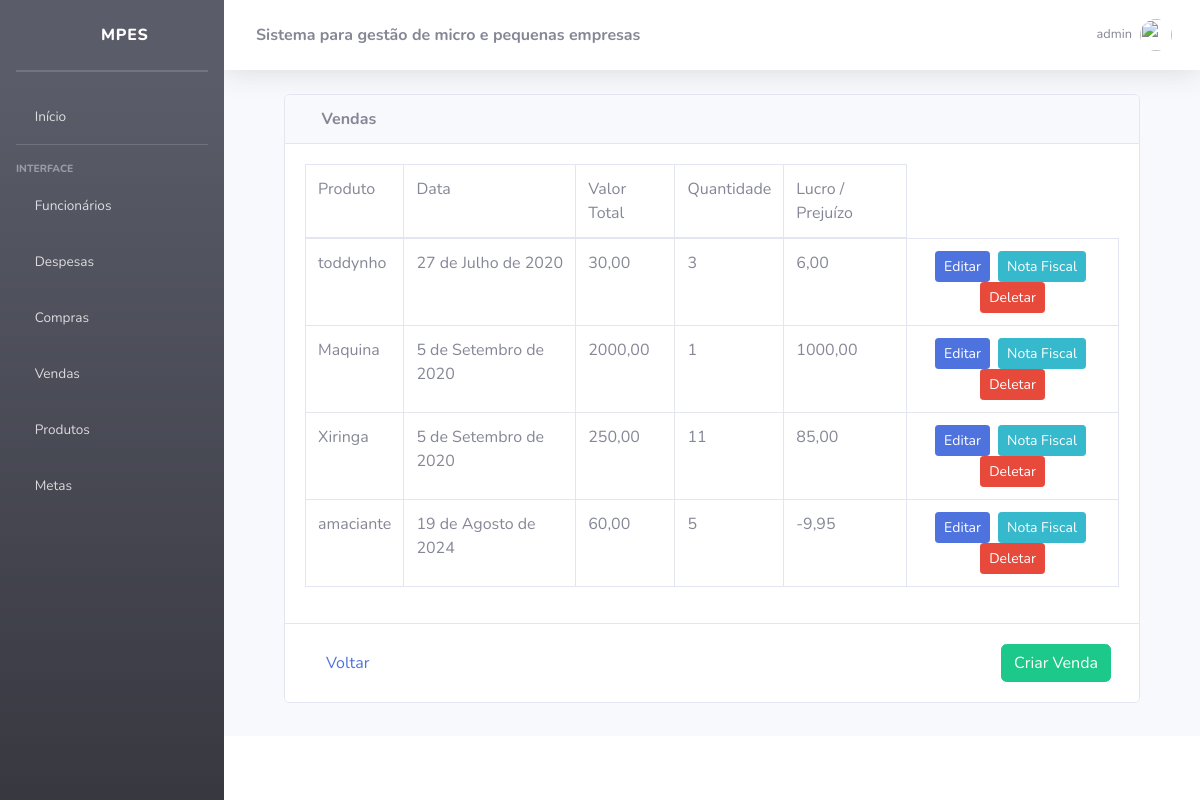
The app's page /venda/ (signed in), older data.
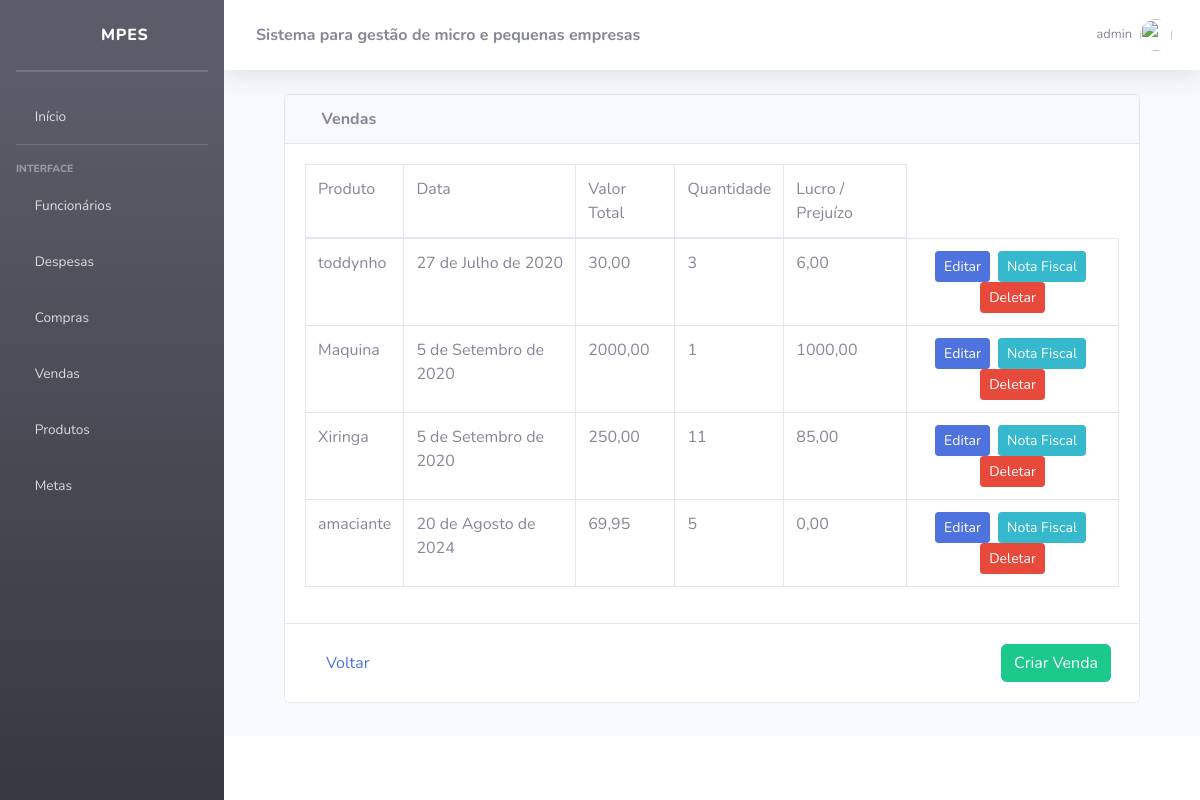
The same page, newer data.
### venda/models.py (models this page shows, shortened)
class Venda(models.Model):
    produto = models.ForeignKey(Produto, on_delete=models.CASCADE)
    data = models.DateField()
    valorTotal = models.DecimalField(max_digits=10, decimal_places=2)
    quantidadeProduto = models.PositiveIntegerField()
    def lucro(self):
        valor_unitario_venda = self.valorTotal / self.quantidadeProduto
        lucro_por_unidade = valor_unitario_venda - self.produto.valorCompra
        return lucro_por_unidade * self.quantidadeProduto

### produtos/models.py (models this page shows)
class Produto(models.Model):
    nome = models.CharField(max_length=100)
    unidadeMedida = models.CharField(max_length=20)
    codDeBarra = models.CharField(max_length=50)
    valorVenda = models.DecimalField(max_digits=10, decimal_places=2, null=True, blank=True)
    valorCompra = models.DecimalField(max_digits=10, decimal_places=2)
    quantidade = models.IntegerField()
    def __str__(self):
        return self.nome

### venda/views.py (the view)
# urls.py: path("", views.listartudo, name="listarCompra"),
@group_required('vendedor')
@login_required
def listartudo(request):
    create_groups()
    user = request.user.username
    venda = Venda.objects.all()
    return render(request, "venda/listartudo.html", {'venda': venda, 'user':user })

### MPEs/utils.py (called while the page is built, shortened)
def group_required(groups, login_url=None, raise_exception=False):
    def check_perms(user):
        if user.is_superuser:
            return True
    return user_passes_test(check_perms, login_url=login_url)

def create_groups():
    if not Group.objects.exists():
        groupAdmin = Group(name='vendedor')
        groupAdmin.save()
        groupAdmin = Group(name='caixa')
        groupAdmin.save()
        groupAdmin = Group(name='administrador')
        groupAdmin.save()

### templates/venda/listartudo.html
{% extends 'base.html' %}
{% block content %}
  <div class="container">
    <div class="row m-0">
      <div class="col-12">
        <div class="card">
          <div class="card-header ml-0">
            <i class="fas fa-receipt"></i>
           <strong>Vendas</strong>
          </div>
          <div class="card-body">
            <div class="table-responsive">
              <table class="table table-bordered" id="dataTable" width="100%" cellspacing="0">
                <thead>
                  <tr>
                    <td>Produto</td>
                    <td>Data</td>
                    <td>Valor Total</td>
                    <td>Quantidade</td>
                    <td>Lucro / Prejuízo</td>
                  </tr>
                </thead>
                <tbody>
                  {% if venda %}
                    {% for vendas in venda %}
                      <tr>
                        <td>{{ vendas.produto }}</td>
                        <td>{{ vendas.data }}</td>
                        <td>{{ vendas.valorTotal }}</td>
                        <td>{{ vendas.quantidadeProduto }}</td>
                        <td>{{ vendas.lucro|floatformat:2 }}</td>
                        <td class="text-center">
                          <a href="{% url 'atualizarVenda' vendas.id %}" class="btn btn-primary btn-sm mr-1">Editar</a>
                          <a href="{% url 'notaFiscalVenda' vendas.id %}" class="btn btn btn-info btn-sm mr-1">Nota Fiscal</a>
                          <a href="{% url 'confirmarVenda' vendas.id %}" class="btn btn-danger btn-sm">Deletar</a>
                        </td>
                      </tr>
                    {% endfor %}
                  {% endif %}
                </tbody>
              </table>
            </div>
          </div>
          <div class="card-footer bg-white">
            <div class="d-flex justify-content-between p-2">
              <a href="{% url 'home' %}" class="btn btn-link btn-custom-size">Voltar</a>
              <a href="{% url 'criarVenda' %}" class="btn btn-success btn-custom-size">Criar Venda</a>
            </div>
          </div>
        </div>
      </div>
    </div>
  </div>
{% endblock %}

Row changes from the older to the newer data that the page shows:
changed Venda "amaciante": data "19 de Agosto de 2024" → "20 de Agosto de 2024"; valorTotal "60,00" → "69,95"; lucro "-9,95" → "0,00"
